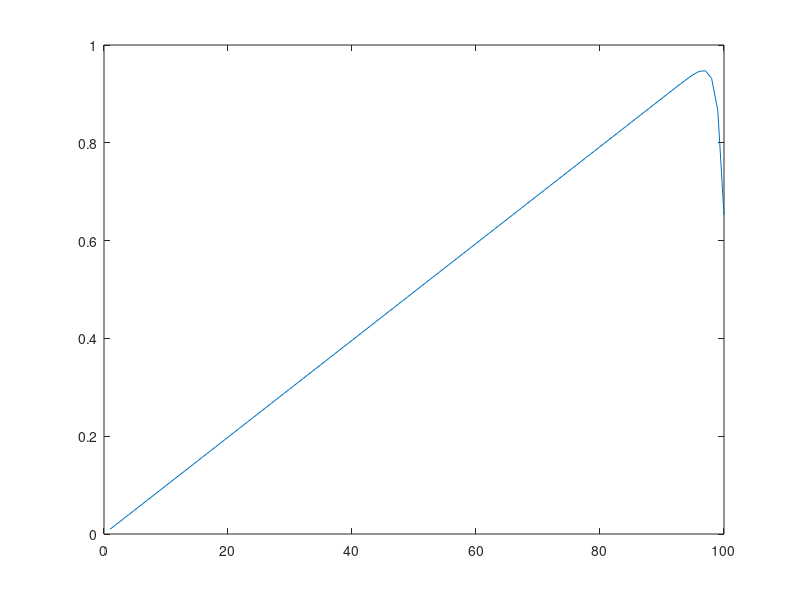

This chart was generated by the following MATLAB code:


clear

N=100;
kappa=0.01;

h=1/(N+1);

e=ones(N,1);
a1=kappa/(h*h);
a2=0.5/h;

A=spdiags([(-a1-a2)*e 2*a1*e (-a1+a2)*e],[-1:1],N,N);
b=e;

u=A\e;

plot(u);